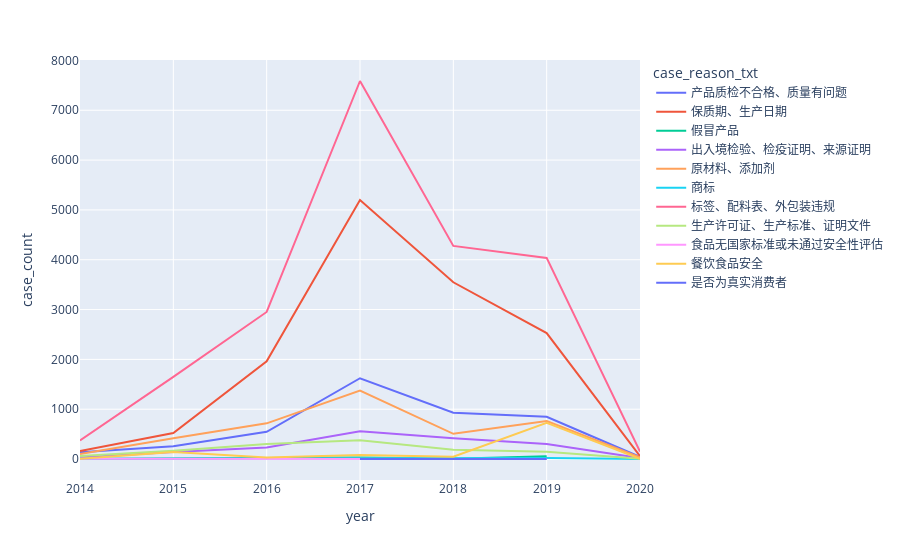

The code cell stored with this chart in its notebook:
### Markdown cell above
<h3>Reason count distribution with year</h3>

### Code cell
fig = px.line(
    reasonDist_year, 
    x = 'year', 
    y = 'case_count', 
    color = "case_reason_txt"
    
)
fig.show()
# 案件原因处理时要去掉公益诉讼类案件

### Figure 1 — Plotly figure (JSON) as saved in the notebook; plotly's stock layout.template omitted (floating-point values rounded to 4 significant figures)
{"data": [{"hovertemplate": "case_reason_txt=产品质检不合格、质量有问题<br>year=%{x}<br>case_count=%{y}<extra></extra>", "legendgroup": "产品质检不合格、质量有问题", "line": {"color": "#636efa", "dash": "solid"}, "mode": "lines", "name": "产品质检不合格、质量有问题", "orientation": "v", "showlegend": true, "type": "scatter", "x": [2014, 2015, 2016, 2017, 2018, 2019, 2020], "xaxis": "x", "y": [138, 258, 547, 1622, 930, 848, 42], "yaxis": "y"}, {"hovertemplate": "case_reason_txt=保质期、生产日期<br>year=%{x}<br>case_count=%{y}<extra></extra>", "legendgroup": "保质期、生产日期", "line": {"color": "#EF553B", "dash": "solid"}, "mode": "lines", "name": "保质期、生产日期", "orientation": "v", "showlegend": true, "type": "scatter", "x": [2014, 2015, 2016, 2017, 2018, 2019, 2020], "xaxis": "x", "y": [160, 524, 1961, 5200, 3548, 2528, 59], "yaxis": "y"}, {"hovertemplate": "case_reason_txt=假冒产品<br>year=%{x}<br>case_count=%{y}<extra></extra>", "legendgroup": "假冒产品", "line": {"color": "#00cc96", "dash": "solid"}, "mode": "lines", "name": "假冒产品", "orientation": "v", "showlegend": true, "type": "scatter", "x": [2014, 2015, 2016, 2017, 2018, 2019], "xaxis": "x", "y": [1, 11, 16, 30, 8, 56], "yaxis": "y"}, {"hovertemplate": "case_reason_txt=出入境检验、检疫证明、来源证明<br>year=%{x}<br>case_count=%{y}<extra></extra>", "legendgroup": "出入境检验、检疫证明、来源证明", "line": {"color": "#ab63fa", "dash": "solid"}, "mode": "lines", "name": "出入境检验、检疫证明、来源证明", "orientation": "v", "showlegend": true, "type": "scatter", "x": [2014, 2015, 2016, 2017, 2018, 2019, 2020], "xaxis": "x", "y": [29, 143, 233, 559, 418, 302, 20], "yaxis": "y"}, {"hovertemplate": "case_reason_txt=原材料、添加剂<br>year=%{x}<br>case_count=%{y}<extra></extra>", "legendgroup": "原材料、添加剂", "line": {"color": "#FFA15A", "dash": "solid"}, "mode": "lines", "name": "原材料、添加剂", "orientation": "v", "showlegend": true, "type": "scatter", "x": [2014, 2015, 2016, 2017, 2018, 2019, 2020], "xaxis": "x", "y": [101, 419, 717, 1375, 506, 761, 34], "yaxis": "y"}, {"hovertemplate": "case_reason_txt=商标<br>year=%{x}<br>case_count=%{y}<extra></extra>", "legendgroup": "商标", "line": {"color": "#19d3f3", "dash": "solid"}, "mode": "lines", "name": "商标", "orientation": "v", "showlegend": true, "type": "scatter", "x": [2014, 2015, 2016, 2017, 2018, 2019, 2020], "xaxis": "x", "y": [8, 12, 17, 21, 12, 21, 3], "yaxis": "y"}, {"hovertemplate": "case_reason_txt=标签、配料表、外包装违规<br>year=%{x}<br>case_count=%{y}<extra></extra>", "legendgroup": "标签、配料表、外包装违规", "line": {"color": "#FF6692", "dash": "solid"}, "mode": "lines", "name": "标签、配料表、外包装违规", "orientation": "v", "showlegend": true, "type": "scatter", "x": [2014, 2015, 2016, 2017, 2018, 2019, 2020], "xaxis": "x", "y": [374, 1649, 2952, 7587, 4277, 4036, 151], "yaxis": "y"}, {"hovertemplate": "case_reason_txt=生产许可证、生产标准、证明文件<br>year=%{x}<br>case_count=%{y}<extra></extra>", "legendgroup": "生产许可证、生产标准、证明文件", "line": {"color": "#B6E880", "dash": "solid"}, "mode": "lines", "name": "生产许可证、生产标准、证明文件", "orientation": "v", "showlegend": true, "type": "scatter", "x": [2014, 2015, 2016, 2017, 2018, 2019, 2020], "xaxis": "x", "y": [60, 168, 304, 379, 186, 146, 5], "yaxis": "y"}, {"hovertemplate": "case_reason_txt=食品无国家标准或未通过安全性评估<br>year=%{x}<br>case_count=%{y}<extra></extra>", "legendgroup": "食品无国家标准或未通过安全性评估", "line": {"color": "#FF97FF", "dash": "solid"}, "mode": "lines", "name": "食品无国家标准或未通过安全性评估", "orientation": "v", "showlegend": true, "type": "scatter", "x": [2014, 2015, 2016, 2017, 2018, 2019], "xaxis": "x", "y": [7, 8, 3, 8, 2, 3], "yaxis": "y"}, {"hovertemplate": "case_reason_txt=餐饮食品安全<br>year=%{x}<br>case_count=%{y}<extra></extra>", "legendgroup": "餐饮食品安全", "line": {"color": "#FECB52", "dash": "solid"}, "mode": "lines", "name": "餐饮食品安全", "orientation": "v", "showlegend": true, "type": "scatter", "x": [2014, 2015, 2016, 2017, 2018, 2019, 2020], "xaxis": "x", "y": [6, 142, 32, 81, 48, 729, 4], "yaxis": "y"}, {"hovertemplate": "case_reason_txt=是否为真实消费者<br>year=%{x}<br>case_count=%{y}<extra></extra>", "legendgroup": "是否为真实消费者", "line": {"color": "#636efa", "dash": "solid"}, "mode": "lines", "name": "是否为真实消费者", "orientation": "v", "showlegend": true, "type": "scatter", "x": [2017, 2018, 2019], "xaxis": "x", "y": [2, 3, 1], "yaxis": "y"}], "layout": {"legend": {"title": {"text": "case_reason_txt"}, "tracegroupgap": 0}, "margin": {"t": 60}, "xaxis": {"anchor": "y", "domain": [0, 1], "title": {"text": "year"}}, "yaxis": {"anchor": "x", "domain": [0, 1], "title": {"text": "case_count"}}}}
